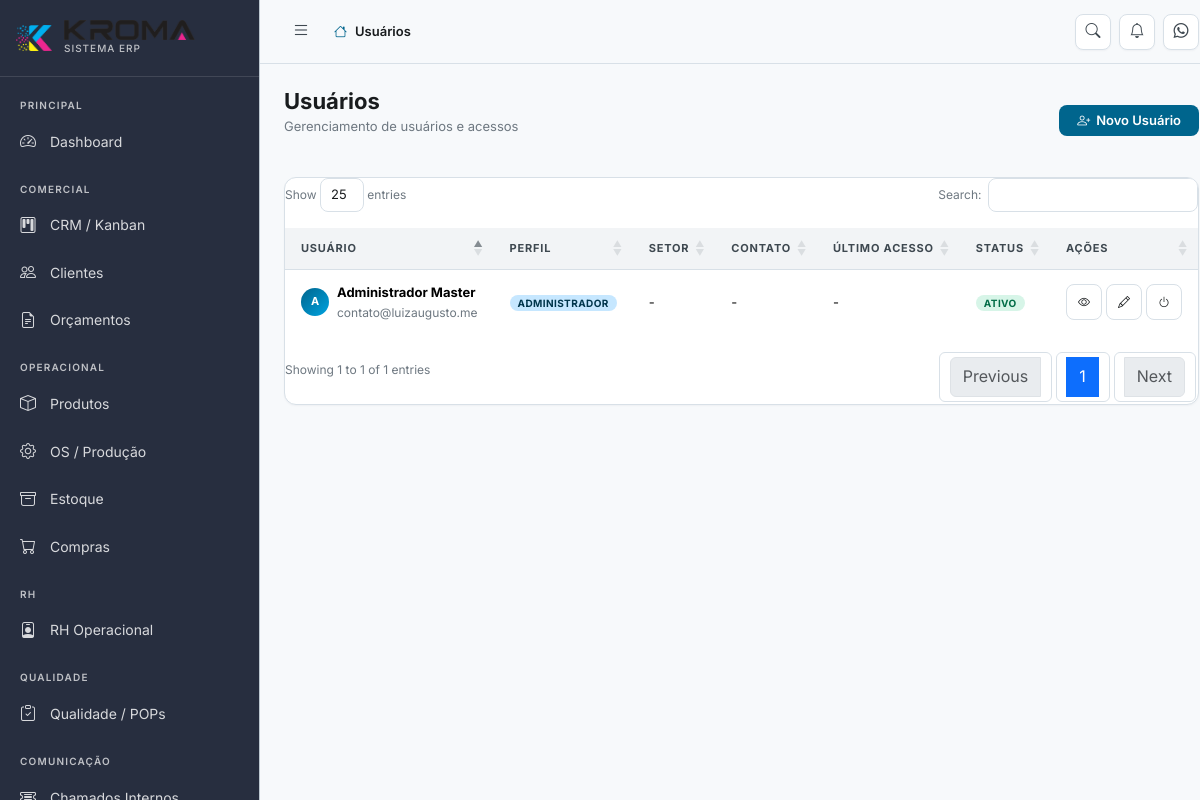
/usuarios (signed in), run on the app's committed database.
### tables this page shows
CREATE TABLE IF NOT EXISTS usuarios (
    id              INT UNSIGNED AUTO_INCREMENT PRIMARY KEY,
    perfil_id       INT UNSIGNED NOT NULL,
    nome            VARCHAR(150) NOT NULL,
    email           VARCHAR(150) NOT NULL UNIQUE,
    senha           VARCHAR(255) NOT NULL,
    telefone        VARCHAR(20),
    whatsapp        VARCHAR(20),
    foto            VARCHAR(300),
    cargo           VARCHAR(100),
    setor           VARCHAR(100),
    ativo           TINYINT(1) DEFAULT 1,
    primeiro_acesso TINYINT(1) DEFAULT 1,
    ultimo_acesso   DATETIME,
    ip_ultimo       VARCHAR(45),
    token_reset     VARCHAR(100),
    token_expira    DATETIME,
    observacoes     TEXT,
    created_at      DATETIME DEFAULT CURRENT_TIMESTAMP,
    updated_at      DATETIME DEFAULT CURRENT_TIMESTAMP ON UPDATE CURRENT_TIMESTAMP,
    FOREIGN KEY (perfil_id) REFERENCES perfis(id)
);

CREATE TABLE IF NOT EXISTS perfis (
    id          INT UNSIGNED AUTO_INCREMENT PRIMARY KEY,
    nome        VARCHAR(50) NOT NULL UNIQUE,
    label       VARCHAR(100) NOT NULL,
    descricao   TEXT,
    nivel       TINYINT DEFAULT 5 COMMENT 'Nível hierárquico: 1=mais alto',
    ativo       TINYINT(1) DEFAULT 1,
    created_at  DATETIME DEFAULT CURRENT_TIMESTAMP
);

### index.php (called while the page is built, shortened)
<?php
require_once CONFIG_PATH . '/database.php';
require_once APP_PATH . '/Services/Router.php';
$router = new App\Services\Router();
$router->dispatch();

### config/database.php (called while the page is built, shortened)
<?php
class Database
{
    private static ?PDO $instance = null;
    public static function getInstance(): PDO
    {
        if (self::$instance === null) {
            try {
                $dsn = sprintf(
                    'mysql:host=%s;port=%s;dbname=%s;charset=%s',
                    DB_HOST, DB_PORT, DB_NAME, DB_CHARSET
                );
                self::$instance = new PDO($dsn, DB_USER, DB_PASS, [
                    PDO::ATTR_ERRMODE            => PDO::ERRMODE_EXCEPTION,
                    PDO::ATTR_DEFAULT_FETCH_MODE => PDO::FETCH_ASSOC,
                    PDO::ATTR_EMULATE_PREPARES   => false,
                    PDO::MYSQL_ATTR_INIT_COMMAND => "SET NAMES utf8mb4 COLLATE utf8mb4_unicode_ci",
                ]);
            } catch (PDOException $e) {
                if (APP_ENV === 'development') {
                    die('Erro de conexão com banco de dados: ' . $e->getMessage());
                } else {
                    die('Erro interno do sistema. Tente novamente mais tarde.');
                }
            }
        }
        return self::$instance;
    }
}
function db(): PDO
{
    return Database::getInstance();
}

### app/Services/Auth.php (called while the page is built, shortened)
<?php
class Auth
{
    public static function perfil(): ?string
    {
        return $_SESSION['usuario']['perfil'] ?? null;
    }
    public static function temPerfil(string|array $perfis): bool
    {
        $perfilAtual = self::perfil();
        if (is_array($perfis)) {
            return in_array($perfilAtual, $perfis);
        }
        return $perfilAtual === $perfis;
    }
}

### app/Views/usuarios/index.php (the view, shortened to what this page needs)
<div class="table-wrapper">
    <table class="table datatable">
        <thead>
            <tr>
                <th>Usuário</th>
                <th>Perfil</th>
                <th>Setor</th>
                <th>Contato</th>
                <th>Último Acesso</th>
                <th>Status</th>
                <th width="150">Ações</th>
            </tr>
        </thead>
        <tbody>
            <?php foreach ($usuarios as $u): ?>
            <tr>
                <td>
                    <div class="d-flex align-items-center gap-2">
                        <span class="avatar avatar-sm"><?= strtoupper(substr($u['nome'], 0, 1)) ?></span>
                        <div>
                            <div style="font-weight:700"><?= htmlspecialchars($u['nome']) ?></div>
                            <div style="font-size:12px;color:var(--text-muted)"><?= htmlspecialchars($u['email']) ?></div>
                        </div>
                    </div>
                </td>
                <td><span class="badge badge-primary"><?= htmlspecialchars($u['perfil_label'] ?? '-') ?></span></td>
                <td><?= htmlspecialchars($u['setor'] ?? '-') ?></td>
                <td><?= htmlspecialchars($u['whatsapp'] ?: ($u['telefone'] ?? '-')) ?></td>
                <td><?= !empty($u['ultimo_acesso']) ? date('d/m/Y H:i', strtotime($u['ultimo_acesso'])) : '-' ?></td>
                <td>
                    <span class="badge <?= $u['ativo'] ? 'badge-success' : 'badge-secondary' ?>">
                        <?= $u['ativo'] ? 'Ativo' : 'Inativo' ?>
                    </span>
                </td>
                <td>
                    <div class="d-flex gap-1">
                        <a class="btn btn-icon btn-secondary btn-sm" href="<?= APP_URL ?>/usuarios/<?= $u['id'] ?>" title="Ver"><i class="bi bi-eye"></i></a>
                        <?php if (Auth::temPerfil(['administrador', 'diretor'])): ?>
                        <a class="btn btn-icon btn-secondary btn-sm" href="<?= APP_URL ?>/usuarios/<?= $u['id'] ?>/editar" title="Editar"><i class="bi bi-pencil"></i></a>
                        <form action="<?= APP_URL ?>/usuarios/<?= $u['id'] ?>/toggle-status" method="POST">
                            <button class="btn btn-icon btn-secondary btn-sm" title="Alternar status"><i class="bi bi-power"></i></button>
                        </form>
                        <?php endif; ?>
                    </div>
                </td>
            </tr>
            <?php endforeach; ?>
        </tbody>
    </table>
</div>

### app/Services/Router.php (shortened to what this page needs)
<?php
class Router
{
    private array $routes = [];
    private string $basePath = '';
    public function __construct()
    {
        $scriptDir = dirname($_SERVER['SCRIPT_NAME']);
        $this->basePath = rtrim($scriptDir, '/');
    }
    private function addRoute(string $method, string $path, $handler): void
    {
        $this->routes[] = [
            'method'  => $method,
            'path'    => $path,
            'handler' => $handler,
        ];
    }
    public function dispatch(): void
    {
        $method = $_SERVER['REQUEST_METHOD'];
        $uri    = $_SERVER['REQUEST_URI'];
        $uri = '/' . ltrim(substr($uri, strlen($this->basePath)), '/');
        $uri = rtrim($uri, '/') ?: '/';
        foreach ($this->routes as $route) {
            if ($route['method'] !== $method) continue;
            $pattern = $this->pathToRegex($route['path']);
            if (preg_match($pattern, $uri, $matches)) {
                $params = array_filter($matches, 'is_string', ARRAY_FILTER_USE_KEY);
                $this->callHandler($route['handler'], $params);
                return;
            }
        }
    }
    private function pathToRegex(string $path): string
    {
        $pattern = preg_replace('/\/:([^\/]+)/', '/(?P<$1>[^/]+)', $path);
        return '#^' . $pattern . '$#';
    }
    private function callHandler($handler, array $params): void
    {
        if (is_string($handler) && strpos($handler, '@') !== false) {
            [$class, $method] = explode('@', $handler);
            $controller = new $fullClass();
            call_user_func_array([$controller, $method], $params);
            return;
        }
    }
}

### data on the page
usuarios: nome "A", nome "Administrador Master", email "contato@luizaugusto.me", perfil.label "ADMINISTRADOR", setor "-", whatsapp+telefone "-", ativo "ATIVO"
